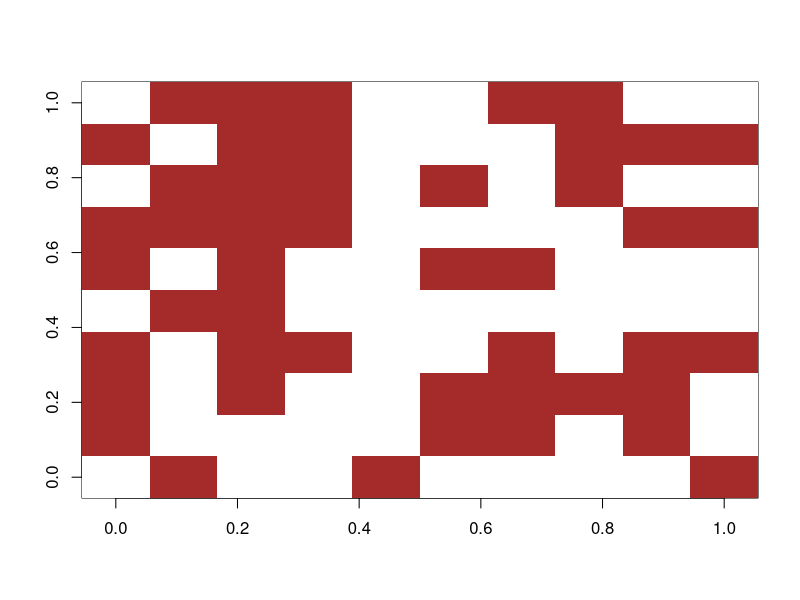
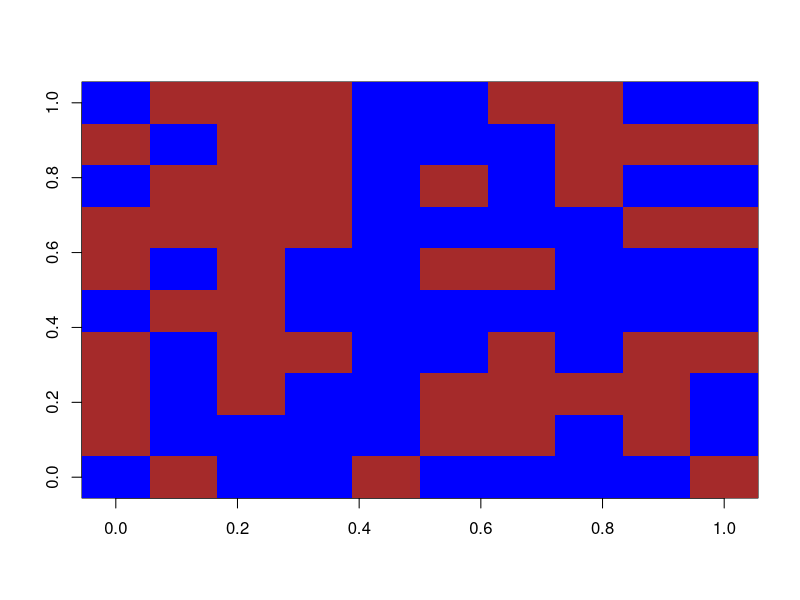
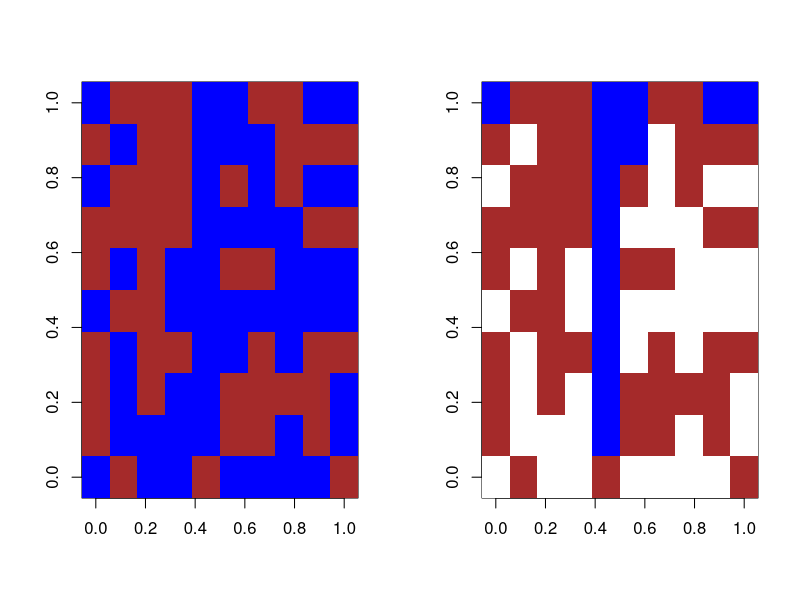
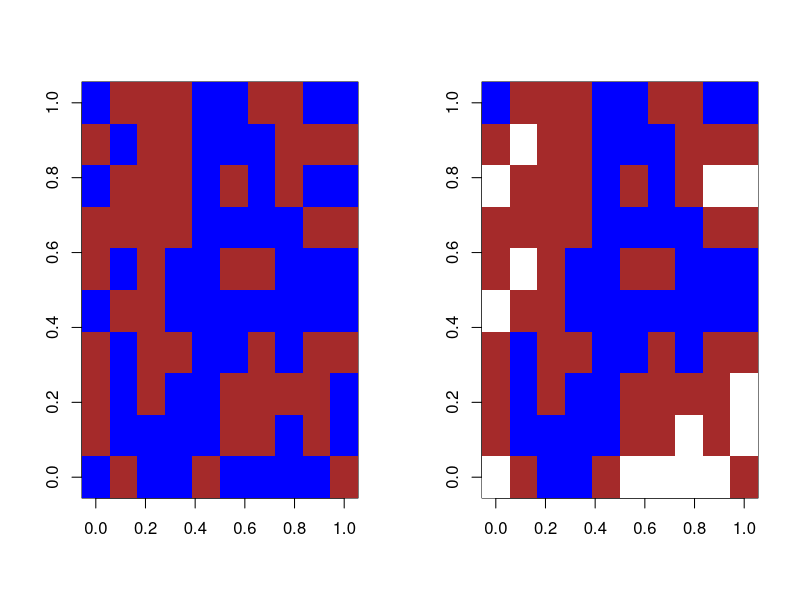

The R script that drew these images, in order:
###http://recologia.com.br/2016/10/o-problema-da-percolacao/
#####################################
## Problema da Percolação
#####################################
set.seed(123)

p<-0.5
mapa<-matrix(sample(x=c(0,1),size=100,replace=T,prob=c(p,1-p)),ncol=10,nrow=10)
mapa

jpeg("01.jpg")
image(t(mapa)[,ncol(mapa):1],col=c("brown","white"))
dev.off()

jpeg("02.jpg")
image(t(mapa)[,ncol(mapa):1],col=c("brown","blue"))
dev.off()

full<-matrix(0,ncol=ncol(mapa),nrow=nrow(mapa))

##Percolação Vertical
for (j in 1:ncol(mapa)) {
    full[1,j] <- mapa[1,j]
}
for (i in 2:nrow(mapa)) {
    for (j in 1:ncol(mapa)) {
        full[i,j] <- mapa[i,j]==1 & full[i-1,j]==1
    }
}

jpeg("03.jpg")
par(mfrow=c(1,2))
image(t(mapa)[,ncol(mapa):1],col=c("brown","blue"))
saida<-full
saida[!mapa==full]<-2
image(t(saida)[,ncol(mapa):1],col=c("brown","blue","white"))
dev.off()

###
imagem<-1

flow<-function(open,full,i,j) {
    ##casos bases
    ##Não posso olhar fora do tamanho das linhas
    if (i<1 || i>ncol(open)){
        return(full)
    }
    ##Nem fora do tamanho das colunas
    if (j<1 || j>ncol(open)){
        return(full)
    }
    ##Se o local esta fechado, acabou a percolação
    if (open[i,j]==0){
        return(full)
    }
    ##Se eu ja mexi nessa celula, não precimo mais olhar
    if (full[i,j]==1){
        return(full)
    } ## Ja marcado como cheio

    ##Se eu não estou em nenhum dos casos bases, ou seja, o local não esta bloqueado
    ##e eu ainda nao observei, quer dizer que tenho que preencher com 1 aqui, percolar
    full[i,j] <- 1;

    ##saida<-full
    ##saida[!mapa==full]<-2
    ##png(paste(sprintf("%03d", imagem),".png",sep=""))  #Descomente essa linha para salvar a i  
    ##image(t(saida)[,ncol(mapa):1],col=c("brown","blue","white"))
    ##dev.off()
    ##imagem<<-imagem+1
    ##Sys.sleep(1)

    
    ##Agora eu olho em todas as direções, se eu percolo
    ##Abaixo
    full<-flow(open, full, i+1, j);
    ##Direita
    full<-flow(open, full, i, j+1);
    ##Esquerda
    full<-flow(open, full, i, j-1);
    ##Acima
    full<-flow(open, full, i-1, j);
}


imagem<-1
full<-matrix(0,ncol=ncol(mapa),nrow=nrow(mapa))
for (j in 1:ncol(mapa)) {
    full<-flow(mapa, full, 1, j)
}

jpeg("04.jpg")
par(mfrow=c(1,2))
image(t(mapa)[,ncol(mapa):1],col=c("brown","blue"))
saida<-full
saida[!mapa==full]<-2
image(t(saida)[,ncol(mapa):1],col=c("brown","blue","white"))
dev.off()
